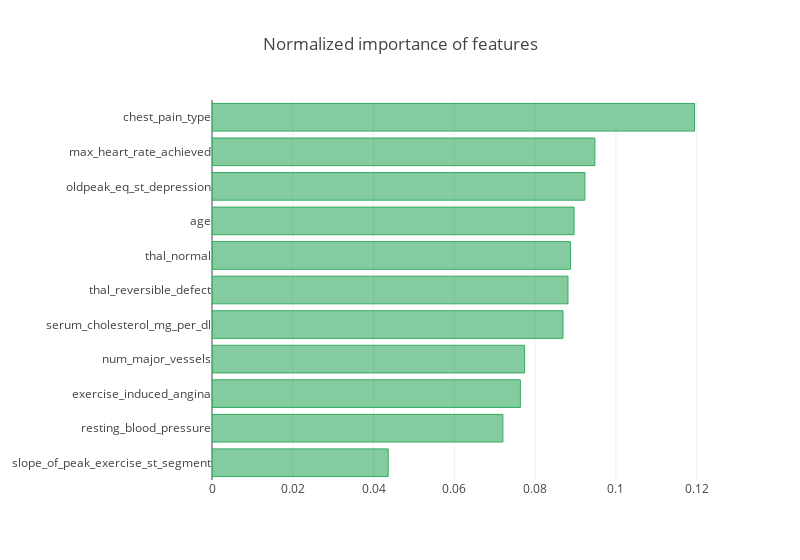
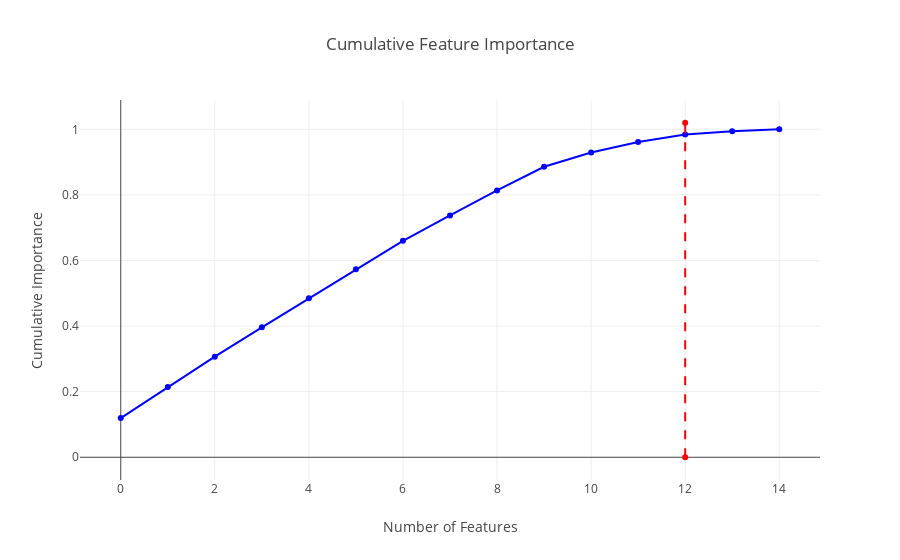

Source (notebook cell) for these figures, in order:
### Code cell
norm_fi = plot_feature_importance(feature_importance, threshold = 0.95)

### Figure 1 — Plotly figure (JSON) as saved in the notebook; plotly's stock layout.template omitted (floating-point values rounded to 4 significant figures)
{"data": [{"marker": {"color": "rgba(50, 171, 96, 0.6)", "line": {"color": "rgba(50, 171, 96, 1.0)", "width": 1}}, "orientation": "h", "type": "bar", "uid": "52976d56-1f57-4e50-a66a-b9fd28333b31", "x": [0.1195, 0.09478, 0.09232, 0.08964, 0.08874, 0.08813, 0.0869, 0.07739, 0.07634, 0.07201, 0.04362], "y": ["chest_pain_type", "max_heart_rate_achieved", "oldpeak_eq_st_depression", "age", "thal_normal", "thal_reversible_defect", "serum_cholesterol_mg_per_dl", "num_major_vessels", "exercise_induced_angina", "resting_blood_pressure", "slope_of_peak_exercise_st_segment"]}], "layout": {"title": {"text": "Normalized importance of features"}, "width": 800, "yaxis": {"automargin": true, "autorange": "reversed", "tickangle": 0}}}

### Figure 2 — Plotly figure (JSON) as saved in the notebook; plotly's stock layout.template omitted (floating-point values rounded to 4 significant figures)
{"data": [{"line": {"color": "blue"}, "type": "scatter", "uid": "a1e76ed8-34d0-4185-9883-0a257bd0b3d0", "x": [0, 1, 2, 3, 4, 5, 6, 7, 8, 9, 10, 11, 12, 13, 14], "y": [0.1195, 0.2143, 0.3066, 0.3962, 0.485, 0.5731, 0.66, 0.7374, 0.8137, 0.8857, 0.9293, 0.9616, 0.9843, 0.9939, 1]}, {"line": {"color": "red", "dash": "dash"}, "type": "scatter", "uid": "7c51e39a-b51c-48cc-abe4-b2cf51f5d497", "x": [12, 12], "y": [0, 1.02]}], "layout": {"showlegend": false, "title": {"text": "Cumulative Feature Importance"}, "xaxis": {"title": {"text": "Number of Features"}}, "yaxis": {"title": {"text": "Cumulative Importance"}}}}
